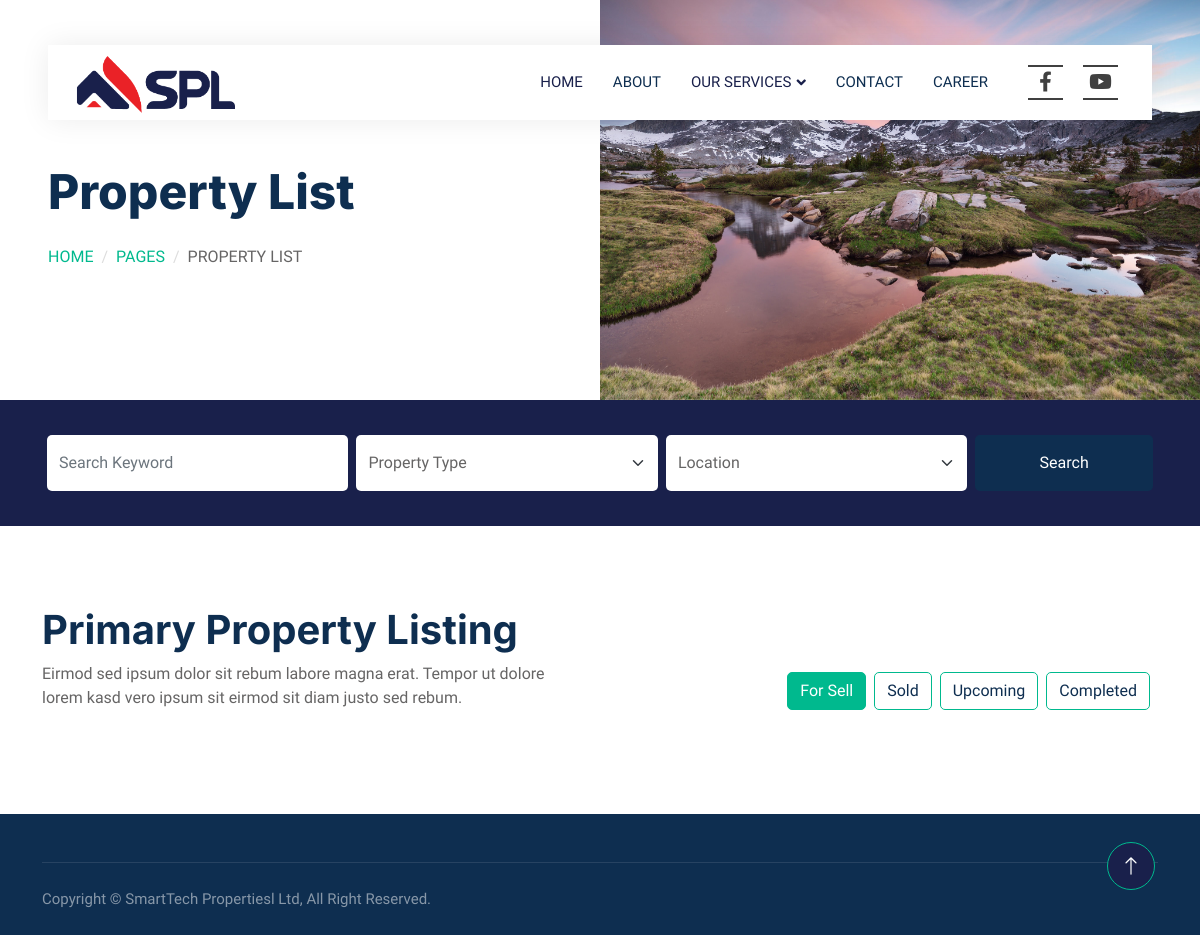
Before: /primary_p/ with the older database file.
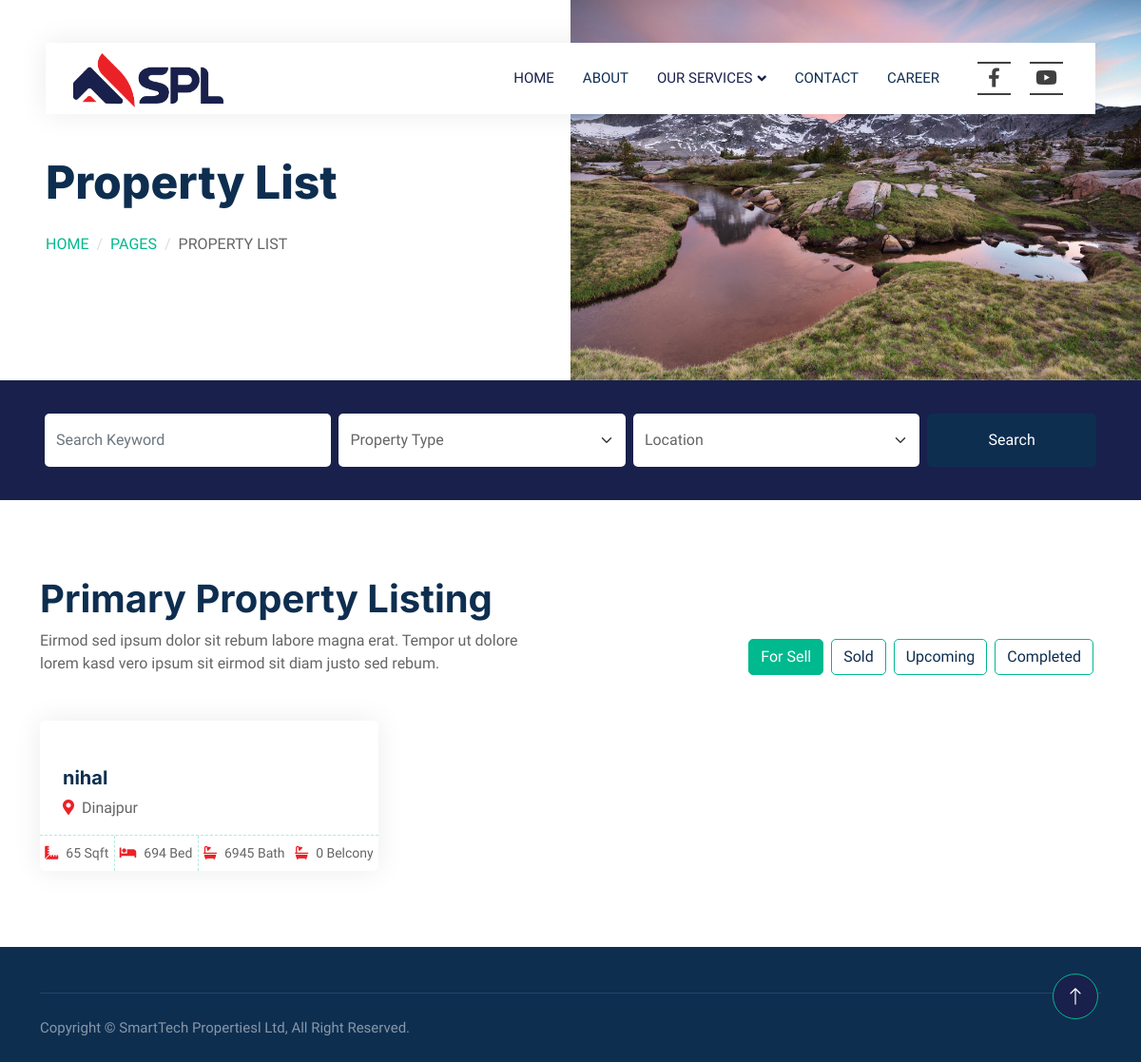
After: the same page with the newer database file.
### properties/models.py (models this page shows, shortened)
class Property(models.Model):
    PROPERTY_TYPES = [
        ('sell', 'For Sell'),
        ('sold', 'Sold'),
        ('upcoming', 'Upcoming'),
        ('completed', 'Completed'),
    ]
    title = models.CharField(max_length=100)
    category = models.CharField(choices=CATEGORY_CHOICES, default='J', max_length=2)
    property_type = models.CharField(max_length=10, choices=PROPERTY_TYPES, default='sell')
    location = models.CharField(max_length=255)
    image = models.ImageField(upload_to='property_images/',default="No Image Set")
    size_sqft = models.IntegerField()
    bedrooms = models.IntegerField()
    bathrooms = models.IntegerField()
    belcony = models.IntegerField(default=0)

### properties/views.py (the view)
# urls.py: path('primary_p/',views.primary_p,name="primary_p"),
def primary_p(request):
    header_image = PropertyHeaderImage.objects.first()  # Assuming you have only one header image
    p_properties=Property.objects.filter(category='P').order_by('id')
    for_sell_properties = p_properties.filter(property_type='sell')[:6]
    additional_sell_properties = p_properties.filter(property_type='sell')[6:]
    sold_properties = p_properties.filter(property_type='sold')[:6]
    additional_sold_properties = p_properties.filter(property_type='sold')[6:]
    upcoming_properties = p_properties.filter(property_type='upcoming')[:6]
    additional_upcoming_properties = p_properties.filter(property_type='upcoming')[6:]
    completed_properties = p_properties.filter(property_type='completed')[:6]
    additional_completed_properties = p_properties.filter(property_type='completed')[6:]
    context = {
        'p_properties': p_properties,
        'header_image': header_image,
        'for_sell_properties': for_sell_properties,
        'additional_sell_properties': additional_sell_properties,
        'sold_properties': sold_properties,
        'additional_sold_properties': additional_sold_properties,
        'upcoming_properties': upcoming_properties,
        'additional_upcoming_properties': additional_upcoming_properties,
        'completed_properties': completed_properties,
        'additional_completed_properties': additional_completed_properties,
        }
    return render(request, 'properties/Primary_project.html',context)

### properties/templates/properties/Primary_project.html (shortened to what the changed rows need)
{% extends "properties/base.html" %}
{% block body %}
{% load static %}
<div class="container-fluid header bg-white p-0">
    <div class="row g-0 align-items-center flex-column-reverse flex-md-row">
        <div class="col-md-6 p-5 mt-lg-5">
            <h1 class="display-5 animated fadeIn mb-4">Property List</h1>
        </div>
    </div>
</div>
<div class="container-xxl py-5">
    <div class="container">
        <div class="row g-0 gx-5 align-items-end">
            <div class="col-lg-6">
                <div class="text-start mx-auto mb-5 wow slideInLeft" data-wow-delay="0.1s">
                    <h1 class="mb3">Primary Property Listing</h1>
                </div>
            </div>
        </div>
        <div class="tab-content">
            <div id="tab-1" class="tab-pane fade show p-0 active">
                <div class="row g-4" id="property-list">
                    {% for property in for_sell_properties %}
                    <div class="col-lg-4 col-md-6 wow fadeInUp" data-wow-delay="0.1s">
                        <div class="property-item rounded overflow-hidden">
                            <div class="position-relative overflow-hidden">
                            </div>
                            <div class="p-4 pb-0">
                                <a class="d-block h5 mb-2" href="{% url 'property_detail' property.id %}">{{ property.title }}</a>
                                <p><i class="fa fa-map-marker-alt text-primary me-2"></i>{{ property.location }}</p>
                            </div>
                            <div class="d-flex border-top">
                                <small class="flex-fill text-center border-end py-2"><i class="fa fa-ruler-combined text-primary me-2"></i>{{ property.size_sqft }} Sqft</small>
                                <small class="flex-fill text-center border-end py-2"><i class="fa fa-bed text-primary me-2"></i>{{ property.bedrooms }} Bed</small>
                                <small class="flex-fill text-center py-2"><i class="fa fa-bath text-primary me-2"></i>{{ property.bathrooms }} Bath</small>
                                <small class="flex-fill text-center py-2"><i class="fa fa-bath text-primary me-2"></i>{{ property.belcony }} Belcony</small>
                            </div>
                        </div>
                    </div>
                    {% endfor %}
                </div>
            </div>
        </div>
    </div>
</div>
{% endblock %}

Changed rows visible on the page:
added Property: title "nihal", location "Dinajpur", size_sqft "65", bedrooms "694", bathrooms "6945", belcony "0"
